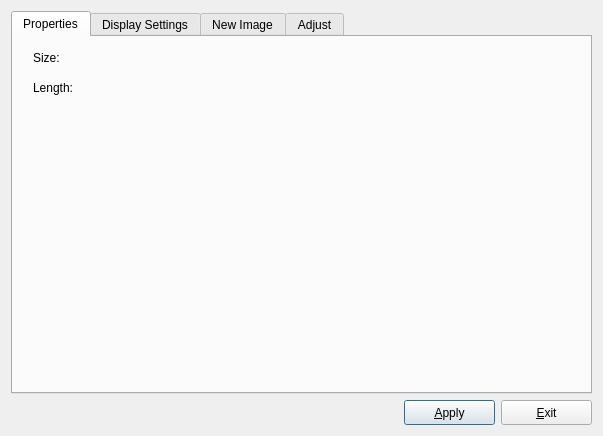
<?xml version="1.0" encoding="UTF-8"?>
<ui version="4.0">
 <class>ImageInfoDialog</class>
 <widget class="QDialog" name="ImageInfoDialog">
  <property name="geometry">
   <rect>
    <x>0</x>
    <y>0</y>
    <width>603</width>
    <height>436</height>
   </rect>
  </property>
  <property name="windowTitle">
   <string>Dialog</string>
  </property>
  <layout class="QVBoxLayout" name="verticalLayout">
   <item>
    <widget class="QTabWidget" name="tabWidget">
     <property name="currentIndex">
      <number>0</number>
     </property>
     <widget class="QWidget" name="tabProperty">
      <attribute name="title">
       <string>Properties</string>
      </attribute>
      <widget class="QLabel" name="pr_sizeLabel">
       <property name="geometry">
        <rect>
         <x>20</x>
         <y>10</y>
         <width>131</width>
         <height>21</height>
        </rect>
       </property>
       <property name="text">
        <string>Size: </string>
       </property>
      </widget>
      <widget class="QLabel" name="pr_bytesLabel">
       <property name="geometry">
        <rect>
         <x>20</x>
         <y>40</y>
         <width>131</width>
         <height>21</height>
        </rect>
       </property>
       <property name="text">
        <string>Length: </string>
       </property>
      </widget>
     </widget>
     <widget class="QWidget" name="tabDisplaySettings">
      <attribute name="title">
       <string>Display Settings</string>
      </attribute>
      <widget class="QLabel" name="ds_lb_0">
       <property name="geometry">
        <rect>
         <x>20</x>
         <y>10</y>
         <width>66</width>
         <height>21</height>
        </rect>
       </property>
       <property name="text">
        <string>onColor</string>
       </property>
      </widget>
      <widget class="QLabel" name="ds_lb_1">
       <property name="geometry">
        <rect>
         <x>20</x>
         <y>40</y>
         <width>66</width>
         <height>21</height>
        </rect>
       </property>
       <property name="text">
        <string>offColor</string>
       </property>
      </widget>
      <widget class="QCheckBox" name="ds_cbxShowGrid">
       <property name="geometry">
        <rect>
         <x>20</x>
         <y>70</y>
         <width>111</width>
         <height>23</height>
        </rect>
       </property>
       <property name="text">
        <string>Show Grid</string>
       </property>
      </widget>
     </widget>
     <widget class="QWidget" name="tabNewImage">
      <attribute name="title">
       <string>New Image</string>
      </attribute>
      <widget class="QSpinBox" name="ni_spnWidth">
       <property name="geometry">
        <rect>
         <x>20</x>
         <y>11</y>
         <width>71</width>
         <height>26</height>
        </rect>
       </property>
       <property name="minimum">
        <number>1</number>
       </property>
       <property name="maximum">
        <number>1024</number>
       </property>
      </widget>
      <widget class="QSpinBox" name="ni_spnHeight">
       <property name="geometry">
        <rect>
         <x>20</x>
         <y>41</y>
         <width>71</width>
         <height>26</height>
        </rect>
       </property>
       <property name="minimum">
        <number>1</number>
       </property>
       <property name="maximum">
        <number>1024</number>
       </property>
      </widget>
      <widget class="IndicatorButton" name="ni_chkAspectRatio">
       <property name="geometry">
        <rect>
         <x>97</x>
         <y>24</y>
         <width>31</width>
         <height>31</height>
        </rect>
       </property>
       <property name="focusPolicy">
        <enum>Qt::NoFocus</enum>
       </property>
       <property name="text">
        <string/>
       </property>
       <property name="icon">
        <iconset resource="uires.qrc">
         <normaloff>:/link</normaloff>:/link</iconset>
       </property>
       <property name="iconSize">
        <size>
         <width>25</width>
         <height>25</height>
        </size>
       </property>
       <property name="checkable">
        <bool>true</bool>
       </property>
       <property name="checked">
        <bool>true</bool>
       </property>
      </widget>
     </widget>
     <widget class="QWidget" name="tabAdjust">
      <attribute name="title">
       <string>Adjust</string>
      </attribute>
      <widget class="QSpinBox" name="ad_spnWidth">
       <property name="geometry">
        <rect>
         <x>20</x>
         <y>11</y>
         <width>71</width>
         <height>26</height>
        </rect>
       </property>
       <property name="minimum">
        <number>1</number>
       </property>
       <property name="maximum">
        <number>1024</number>
       </property>
      </widget>
      <widget class="QSpinBox" name="ad_spnHeight">
       <property name="geometry">
        <rect>
         <x>20</x>
         <y>41</y>
         <width>71</width>
         <height>26</height>
        </rect>
       </property>
       <property name="minimum">
        <number>1</number>
       </property>
       <property name="maximum">
        <number>1024</number>
       </property>
      </widget>
      <widget class="QGroupBox" name="groupBox">
       <property name="geometry">
        <rect>
         <x>20</x>
         <y>70</y>
         <width>99</width>
         <height>115</height>
        </rect>
       </property>
       <property name="styleSheet">
        <string notr="true">QGroupBox {
	border: 1px solid gray;
	margin-top: 2ex;
}
QGroupBox::title {
	subcontrol-origin: margin;
	margin-left: 2px;
}</string>
       </property>
       <property name="title">
        <string>Alignment</string>
       </property>
       <layout class="QGridLayout" name="gridLayout_2">
        <property name="leftMargin">
         <number>3</number>
        </property>
        <property name="topMargin">
         <number>3</number>
        </property>
        <property name="rightMargin">
         <number>3</number>
        </property>
        <property name="bottomMargin">
         <number>3</number>
        </property>
        <property name="spacing">
         <number>2</number>
        </property>
        <item row="0" column="2">
         <widget class="IndicatorButton" name="ad_pbAlignTR">
          <property name="sizePolicy">
           <sizepolicy hsizetype="Expanding" vsizetype="Expanding">
            <horstretch>0</horstretch>
            <verstretch>0</verstretch>
           </sizepolicy>
          </property>
          <property name="focusPolicy">
           <enum>Qt::NoFocus</enum>
          </property>
          <property name="text">
           <string/>
          </property>
          <property name="icon">
           <iconset resource="uires.qrc">
            <normaloff>:/arrow-tr</normaloff>:/arrow-tr</iconset>
          </property>
          <property name="iconSize">
           <size>
            <width>25</width>
            <height>25</height>
           </size>
          </property>
          <property name="checkable">
           <bool>true</bool>
          </property>
         </widget>
        </item>
        <item row="1" column="0">
         <widget class="IndicatorButton" name="ad_pbAlignL">
          <property name="sizePolicy">
           <sizepolicy hsizetype="Expanding" vsizetype="Expanding">
            <horstretch>0</horstretch>
            <verstretch>0</verstretch>
           </sizepolicy>
          </property>
          <property name="focusPolicy">
           <enum>Qt::NoFocus</enum>
          </property>
          <property name="text">
           <string/>
          </property>
          <property name="icon">
           <iconset resource="uires.qrc">
            <normaloff>:/arrow-left</normaloff>:/arrow-left</iconset>
          </property>
          <property name="iconSize">
           <size>
            <width>25</width>
            <height>25</height>
           </size>
          </property>
          <property name="checkable">
           <bool>true</bool>
          </property>
         </widget>
        </item>
        <item row="0" column="0">
         <widget class="IndicatorButton" name="ad_pbAlignTL">
          <property name="sizePolicy">
           <sizepolicy hsizetype="Expanding" vsizetype="Expanding">
            <horstretch>0</horstretch>
            <verstretch>0</verstretch>
           </sizepolicy>
          </property>
          <property name="focusPolicy">
           <enum>Qt::NoFocus</enum>
          </property>
          <property name="text">
           <string/>
          </property>
          <property name="icon">
           <iconset resource="uires.qrc">
            <normaloff>:/arrow-tl</normaloff>:/arrow-tl</iconset>
          </property>
          <property name="iconSize">
           <size>
            <width>25</width>
            <height>25</height>
           </size>
          </property>
          <property name="checkable">
           <bool>true</bool>
          </property>
         </widget>
        </item>
        <item row="0" column="1">
         <widget class="IndicatorButton" name="ad_pbAlignT">
          <property name="sizePolicy">
           <sizepolicy hsizetype="Expanding" vsizetype="Expanding">
            <horstretch>0</horstretch>
            <verstretch>0</verstretch>
           </sizepolicy>
          </property>
          <property name="focusPolicy">
           <enum>Qt::NoFocus</enum>
          </property>
          <property name="text">
           <string/>
          </property>
          <property name="icon">
           <iconset resource="uires.qrc">
            <normaloff>:/arrow-up</normaloff>:/arrow-up</iconset>
          </property>
          <property name="iconSize">
           <size>
            <width>25</width>
            <height>25</height>
           </size>
          </property>
          <property name="checkable">
           <bool>true</bool>
          </property>
         </widget>
        </item>
        <item row="1" column="1">
         <widget class="IndicatorButton" name="ad_pbAlignC">
          <property name="sizePolicy">
           <sizepolicy hsizetype="Expanding" vsizetype="Expanding">
            <horstretch>0</horstretch>
            <verstretch>0</verstretch>
           </sizepolicy>
          </property>
          <property name="focusPolicy">
           <enum>Qt::NoFocus</enum>
          </property>
          <property name="text">
           <string/>
          </property>
          <property name="icon">
           <iconset resource="uires.qrc">
            <normaloff>:/position</normaloff>:/position</iconset>
          </property>
          <property name="iconSize">
           <size>
            <width>25</width>
            <height>25</height>
           </size>
          </property>
          <property name="checkable">
           <bool>true</bool>
          </property>
          <property name="checked">
           <bool>true</bool>
          </property>
         </widget>
        </item>
        <item row="2" column="0">
         <widget class="IndicatorButton" name="ad_pbAlignBL">
          <property name="sizePolicy">
           <sizepolicy hsizetype="Expanding" vsizetype="Expanding">
            <horstretch>0</horstretch>
            <verstretch>0</verstretch>
           </sizepolicy>
          </property>
          <property name="focusPolicy">
           <enum>Qt::NoFocus</enum>
          </property>
          <property name="text">
           <string/>
          </property>
          <property name="icon">
           <iconset resource="uires.qrc">
            <normaloff>:/arrow-bl</normaloff>:/arrow-bl</iconset>
          </property>
          <property name="iconSize">
           <size>
            <width>25</width>
            <height>25</height>
           </size>
          </property>
          <property name="checkable">
           <bool>true</bool>
          </property>
         </widget>
        </item>
        <item row="1" column="2">
         <widget class="IndicatorButton" name="ad_pbAlignR">
          <property name="sizePolicy">
           <sizepolicy hsizetype="Expanding" vsizetype="Expanding">
            <horstretch>0</horstretch>
            <verstretch>0</verstretch>
           </sizepolicy>
          </property>
          <property name="focusPolicy">
           <enum>Qt::NoFocus</enum>
          </property>
          <property name="text">
           <string/>
          </property>
          <property name="icon">
           <iconset resource="uires.qrc">
            <normaloff>:/arrow-right</normaloff>:/arrow-right</iconset>
          </property>
          <property name="iconSize">
           <size>
            <width>25</width>
            <height>25</height>
           </size>
          </property>
          <property name="checkable">
           <bool>true</bool>
          </property>
         </widget>
        </item>
        <item row="2" column="1">
         <widget class="IndicatorButton" name="ad_pbAlignB">
          <property name="sizePolicy">
           <sizepolicy hsizetype="Expanding" vsizetype="Expanding">
            <horstretch>0</horstretch>
            <verstretch>0</verstretch>
           </sizepolicy>
          </property>
          <property name="focusPolicy">
           <enum>Qt::NoFocus</enum>
          </property>
          <property name="text">
           <string/>
          </property>
          <property name="icon">
           <iconset resource="uires.qrc">
            <normaloff>:/arrow-down</normaloff>:/arrow-down</iconset>
          </property>
          <property name="iconSize">
           <size>
            <width>25</width>
            <height>25</height>
           </size>
          </property>
          <property name="checkable">
           <bool>true</bool>
          </property>
         </widget>
        </item>
        <item row="2" column="2">
         <widget class="IndicatorButton" name="ad_pbAlignBR">
          <property name="sizePolicy">
           <sizepolicy hsizetype="Expanding" vsizetype="Expanding">
            <horstretch>0</horstretch>
            <verstretch>0</verstretch>
           </sizepolicy>
          </property>
          <property name="focusPolicy">
           <enum>Qt::NoFocus</enum>
          </property>
          <property name="text">
           <string/>
          </property>
          <property name="icon">
           <iconset resource="uires.qrc">
            <normaloff>:/arrow-br</normaloff>:/arrow-br</iconset>
          </property>
          <property name="iconSize">
           <size>
            <width>25</width>
            <height>25</height>
           </size>
          </property>
          <property name="checkable">
           <bool>true</bool>
          </property>
         </widget>
        </item>
       </layout>
      </widget>
      <widget class="IndicatorButton" name="ad_chkAspectRatio">
       <property name="geometry">
        <rect>
         <x>96</x>
         <y>24</y>
         <width>31</width>
         <height>31</height>
        </rect>
       </property>
       <property name="focusPolicy">
        <enum>Qt::NoFocus</enum>
       </property>
       <property name="text">
        <string/>
       </property>
       <property name="icon">
        <iconset resource="uires.qrc">
         <normaloff>:/link</normaloff>:/link</iconset>
       </property>
       <property name="iconSize">
        <size>
         <width>25</width>
         <height>25</height>
        </size>
       </property>
       <property name="checkable">
        <bool>true</bool>
       </property>
       <property name="checked">
        <bool>true</bool>
       </property>
      </widget>
     </widget>
    </widget>
   </item>
   <item>
    <layout class="QHBoxLayout" name="horizontalLayout">
     <item>
      <spacer name="horizontalSpacer">
       <property name="orientation">
        <enum>Qt::Horizontal</enum>
       </property>
       <property name="sizeHint" stdset="0">
        <size>
         <width>40</width>
         <height>20</height>
        </size>
       </property>
      </spacer>
     </item>
     <item>
      <widget class="QPushButton" name="pbApply">
       <property name="minimumSize">
        <size>
         <width>91</width>
         <height>25</height>
        </size>
       </property>
       <property name="text">
        <string>&amp;Apply</string>
       </property>
      </widget>
     </item>
     <item>
      <widget class="QPushButton" name="pbExit">
       <property name="minimumSize">
        <size>
         <width>91</width>
         <height>25</height>
        </size>
       </property>
       <property name="text">
        <string>&amp;Exit</string>
       </property>
      </widget>
     </item>
    </layout>
   </item>
  </layout>
 </widget>
 <customwidgets>
  <customwidget>
   <class>IndicatorButton</class>
   <extends>QPushButton</extends>
   <header>indicatorbutton.h</header>
  </customwidget>
 </customwidgets>
 <resources>
  <include location="uires.qrc"/>
 </resources>
 <connections/>
</ui>
